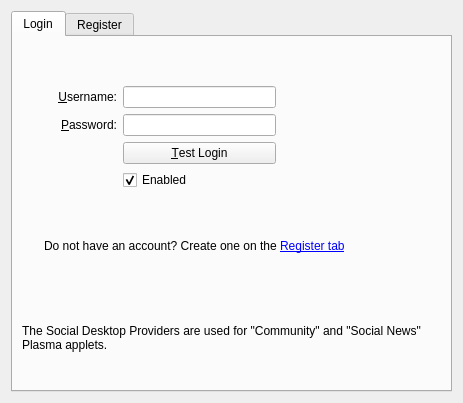
<?xml version="1.0" encoding="UTF-8"?>
<ui version="4.0">
 <class>ProviderConfigWidget</class>
 <widget class="QWidget" name="ProviderConfigWidget">
  <property name="geometry">
   <rect>
    <x>0</x>
    <y>0</y>
    <width>463</width>
    <height>399</height>
   </rect>
  </property>
  <layout class="QVBoxLayout" name="verticalLayout">
   <item>
    <widget class="QTabWidget" name="tabWidget">
     <property name="currentIndex">
      <number>0</number>
     </property>
     <widget class="QWidget" name="loginTab">
      <attribute name="title">
       <string>Login</string>
      </attribute>
      <layout class="QGridLayout" name="gridLayout_2">
       <item row="0" column="0">
        <layout class="QGridLayout" name="gridLayout">
         <property name="leftMargin">
          <number>10</number>
         </property>
         <item row="3" column="1">
          <widget class="QLabel" name="label">
           <property name="text">
            <string>&amp;Username:</string>
           </property>
           <property name="alignment">
            <set>Qt::AlignRight|Qt::AlignTrailing|Qt::AlignVCenter</set>
           </property>
           <property name="buddy">
            <cstring>userEditLP</cstring>
           </property>
          </widget>
         </item>
         <item row="3" column="2">
          <widget class="KLineEdit" name="userEditLP"/>
         </item>
         <item row="4" column="1">
          <widget class="QLabel" name="label_3">
           <property name="text">
            <string>&amp;Password:</string>
           </property>
           <property name="alignment">
            <set>Qt::AlignRight|Qt::AlignTrailing|Qt::AlignVCenter</set>
           </property>
           <property name="buddy">
            <cstring>passwordEditLP</cstring>
           </property>
          </widget>
         </item>
         <item row="4" column="2">
          <widget class="KLineEdit" name="passwordEditLP">
           <property name="echoMode">
            <enum>QLineEdit::Password</enum>
           </property>
          </widget>
         </item>
         <item row="5" column="2">
          <widget class="QPushButton" name="testLoginButton">
           <property name="text">
            <string>&amp;Test Login</string>
           </property>
          </widget>
         </item>
         <item row="3" column="3" rowspan="3">
          <spacer name="horizontalSpacer">
           <property name="orientation">
            <enum>Qt::Horizontal</enum>
           </property>
           <property name="sizeHint" stdset="0">
            <size>
             <width>40</width>
             <height>20</height>
            </size>
           </property>
          </spacer>
         </item>
         <item row="3" column="0" rowspan="3">
          <spacer name="horizontalSpacer_2">
           <property name="orientation">
            <enum>Qt::Horizontal</enum>
           </property>
           <property name="sizeType">
            <enum>QSizePolicy::Fixed</enum>
           </property>
           <property name="sizeHint" stdset="0">
            <size>
             <width>20</width>
             <height>20</height>
            </size>
           </property>
          </spacer>
         </item>
         <item row="0" column="0" colspan="4">
          <spacer name="verticalSpacer_2">
           <property name="orientation">
            <enum>Qt::Vertical</enum>
           </property>
           <property name="sizeType">
            <enum>QSizePolicy::Fixed</enum>
           </property>
           <property name="sizeHint" stdset="0">
            <size>
             <width>10</width>
             <height>10</height>
            </size>
           </property>
          </spacer>
         </item>
         <item row="1" column="0" colspan="4">
          <widget class="QLabel" name="titleWidgetLogin">
           <property name="font">
            <font>
             <weight>75</weight>
             <bold>true</bold>
            </font>
           </property>
           <property name="text">
            <string/>
           </property>
          </widget>
         </item>
         <item row="2" column="0" colspan="4">
          <spacer name="verticalSpacer_3">
           <property name="orientation">
            <enum>Qt::Vertical</enum>
           </property>
           <property name="sizeType">
            <enum>QSizePolicy::Fixed</enum>
           </property>
           <property name="sizeHint" stdset="0">
            <size>
             <width>20</width>
             <height>10</height>
            </size>
           </property>
          </spacer>
         </item>
         <item row="6" column="2">
          <widget class="QCheckBox" name="enableProviderCheckBox">
           <property name="toolTip">
            <string>If a provider is not enabled, it will be ignored by the applications using the social desktop</string>
           </property>
           <property name="text">
            <string>Enabled</string>
           </property>
           <property name="checked">
            <bool>true</bool>
           </property>
          </widget>
         </item>
        </layout>
       </item>
       <item row="2" column="0" colspan="2">
        <spacer name="verticalSpacer">
         <property name="orientation">
          <enum>Qt::Vertical</enum>
         </property>
        </spacer>
       </item>
       <item row="4" column="0" colspan="2">
        <layout class="QHBoxLayout" name="horizontalLayout">
         <item>
          <widget class="QLabel" name="iconLabelLP">
           <property name="sizePolicy">
            <sizepolicy hsizetype="Maximum" vsizetype="Preferred">
             <horstretch>0</horstretch>
             <verstretch>0</verstretch>
            </sizepolicy>
           </property>
           <property name="minimumSize">
            <size>
             <width>16</width>
             <height>16</height>
            </size>
           </property>
           <property name="alignment">
            <set>Qt::AlignHCenter|Qt::AlignTop</set>
           </property>
          </widget>
         </item>
         <item>
          <widget class="QLabel" name="infoLabelLP">
           <property name="text">
            <string>Do not have an account? Create one on the &lt;a href=&quot;register&quot;&gt;Register tab&lt;/a&gt;</string>
           </property>
           <property name="wordWrap">
            <bool>true</bool>
           </property>
          </widget>
         </item>
        </layout>
       </item>
       <item row="5" column="0">
        <widget class="QLabel" name="infoLabelLP_2">
         <property name="text">
          <string>The Social Desktop Providers are used for &quot;Community&quot; and &quot;Social News&quot; Plasma applets.</string>
         </property>
         <property name="wordWrap">
          <bool>true</bool>
         </property>
        </widget>
       </item>
      </layout>
     </widget>
     <widget class="QWidget" name="registerTab">
      <attribute name="title">
       <string>Register</string>
      </attribute>
      <layout class="QVBoxLayout" name="verticalLayout_2">
       <item>
        <layout class="QGridLayout" name="gridLayout_3">
         <property name="leftMargin">
          <number>10</number>
         </property>
         <item row="3" column="1" colspan="2">
          <widget class="QLabel" name="label_5">
           <property name="text">
            <string>Fill in the details below and click &lt;b&gt;Register...&lt;/b&gt; button</string>
           </property>
           <property name="wordWrap">
            <bool>true</bool>
           </property>
          </widget>
         </item>
         <item row="4" column="1">
          <spacer name="verticalSpacer_4">
           <property name="orientation">
            <enum>Qt::Vertical</enum>
           </property>
           <property name="sizeType">
            <enum>QSizePolicy::Fixed</enum>
           </property>
           <property name="sizeHint" stdset="0">
            <size>
             <width>20</width>
             <height>20</height>
            </size>
           </property>
          </spacer>
         </item>
         <item row="6" column="0" colspan="2">
          <spacer name="verticalSpacer_6">
           <property name="orientation">
            <enum>Qt::Vertical</enum>
           </property>
           <property name="sizeType">
            <enum>QSizePolicy::Fixed</enum>
           </property>
           <property name="sizeHint" stdset="0">
            <size>
             <width>20</width>
             <height>20</height>
            </size>
           </property>
          </spacer>
         </item>
         <item row="7" column="1">
          <spacer name="verticalSpacer_7">
           <property name="orientation">
            <enum>Qt::Vertical</enum>
           </property>
           <property name="sizeHint" stdset="0">
            <size>
             <width>20</width>
             <height>29</height>
            </size>
           </property>
          </spacer>
         </item>
         <item row="5" column="1">
          <layout class="QGridLayout" name="gridLayout_4">
           <item row="0" column="0">
            <widget class="QLabel" name="label_2">
             <property name="text">
              <string>&amp;User name:</string>
             </property>
             <property name="alignment">
              <set>Qt::AlignRight|Qt::AlignTrailing|Qt::AlignVCenter</set>
             </property>
             <property name="buddy">
              <cstring>userEditRP</cstring>
             </property>
            </widget>
           </item>
           <item row="0" column="1">
            <widget class="KLineEdit" name="userEditRP"/>
           </item>
           <item row="1" column="0">
            <widget class="QLabel" name="label_4">
             <property name="text">
              <string>&amp;Email:</string>
             </property>
             <property name="alignment">
              <set>Qt::AlignRight|Qt::AlignTrailing|Qt::AlignVCenter</set>
             </property>
             <property name="buddy">
              <cstring>mailEdit</cstring>
             </property>
            </widget>
           </item>
           <item row="1" column="1">
            <widget class="KLineEdit" name="mailEdit"/>
           </item>
           <item row="4" column="0">
            <widget class="QLabel" name="label_6">
             <property name="text">
              <string>&amp;Password:</string>
             </property>
             <property name="alignment">
              <set>Qt::AlignRight|Qt::AlignTrailing|Qt::AlignVCenter</set>
             </property>
             <property name="buddy">
              <cstring>passwordEditRP</cstring>
             </property>
            </widget>
           </item>
           <item row="4" column="1">
            <widget class="KLineEdit" name="passwordEditRP">
             <property name="passwordMode">
              <bool>true</bool>
             </property>
            </widget>
           </item>
           <item row="5" column="0">
            <widget class="QLabel" name="label_7">
             <property name="text">
              <string>Repeat password:</string>
             </property>
             <property name="alignment">
              <set>Qt::AlignRight|Qt::AlignTrailing|Qt::AlignVCenter</set>
             </property>
             <property name="buddy">
              <cstring>passwordRepeatEdit</cstring>
             </property>
            </widget>
           </item>
           <item row="5" column="1">
            <widget class="KLineEdit" name="passwordRepeatEdit">
             <property name="passwordMode">
              <bool>true</bool>
             </property>
            </widget>
           </item>
           <item row="2" column="0">
            <widget class="QLabel" name="label_8">
             <property name="text">
              <string>&amp;First name:</string>
             </property>
             <property name="alignment">
              <set>Qt::AlignRight|Qt::AlignTrailing|Qt::AlignVCenter</set>
             </property>
             <property name="buddy">
              <cstring>firstNameEdit</cstring>
             </property>
            </widget>
           </item>
           <item row="2" column="1">
            <widget class="QLineEdit" name="firstNameEdit"/>
           </item>
           <item row="3" column="0">
            <widget class="QLabel" name="label_9">
             <property name="text">
              <string>&amp;Last name:</string>
             </property>
             <property name="alignment">
              <set>Qt::AlignRight|Qt::AlignTrailing|Qt::AlignVCenter</set>
             </property>
             <property name="buddy">
              <cstring>lastNameEdit</cstring>
             </property>
            </widget>
           </item>
           <item row="3" column="1">
            <widget class="QLineEdit" name="lastNameEdit"/>
           </item>
           <item row="7" column="1" colspan="2">
            <layout class="QHBoxLayout" name="horizontalLayout_3">
             <item>
              <widget class="QLabel" name="iconLabelRP">
               <property name="sizePolicy">
                <sizepolicy hsizetype="Maximum" vsizetype="Preferred">
                 <horstretch>0</horstretch>
                 <verstretch>0</verstretch>
                </sizepolicy>
               </property>
               <property name="minimumSize">
                <size>
                 <width>16</width>
                 <height>16</height>
                </size>
               </property>
               <property name="alignment">
                <set>Qt::AlignHCenter|Qt::AlignTop</set>
               </property>
              </widget>
             </item>
             <item>
              <widget class="QLabel" name="infoLabelRP">
               <property name="text">
                <string/>
               </property>
               <property name="textFormat">
                <enum>Qt::RichText</enum>
               </property>
               <property name="wordWrap">
                <bool>true</bool>
               </property>
              </widget>
             </item>
            </layout>
           </item>
           <item row="8" column="1" colspan="2">
            <layout class="QHBoxLayout" name="horizontalLayout_2">
             <item>
              <widget class="QPushButton" name="registerButton">
               <property name="text">
                <string>&amp;Register...</string>
               </property>
              </widget>
             </item>
             <item>
              <spacer name="horizontalSpacer_3">
               <property name="orientation">
                <enum>Qt::Horizontal</enum>
               </property>
               <property name="sizeHint" stdset="0">
                <size>
                 <width>40</width>
                 <height>20</height>
                </size>
               </property>
              </spacer>
             </item>
            </layout>
           </item>
           <item row="6" column="0" colspan="2">
            <spacer name="verticalSpacer_5">
             <property name="orientation">
              <enum>Qt::Vertical</enum>
             </property>
             <property name="sizeType">
              <enum>QSizePolicy::Fixed</enum>
             </property>
             <property name="sizeHint" stdset="0">
              <size>
               <width>20</width>
               <height>15</height>
              </size>
             </property>
            </spacer>
           </item>
           <item row="0" column="2" rowspan="6">
            <spacer name="horizontalSpacer_4">
             <property name="orientation">
              <enum>Qt::Horizontal</enum>
             </property>
             <property name="sizeHint" stdset="0">
              <size>
               <width>40</width>
               <height>20</height>
              </size>
             </property>
            </spacer>
           </item>
          </layout>
         </item>
         <item row="1" column="0" colspan="2">
          <widget class="QLabel" name="titleWidgetRegister">
           <property name="font">
            <font>
             <weight>75</weight>
             <bold>true</bold>
            </font>
           </property>
           <property name="text">
            <string/>
           </property>
          </widget>
         </item>
         <item row="2" column="0" colspan="2">
          <spacer name="verticalSpacer_8">
           <property name="orientation">
            <enum>Qt::Vertical</enum>
           </property>
           <property name="sizeType">
            <enum>QSizePolicy::Fixed</enum>
           </property>
           <property name="sizeHint" stdset="0">
            <size>
             <width>20</width>
             <height>10</height>
            </size>
           </property>
          </spacer>
         </item>
         <item row="0" column="0" colspan="2">
          <spacer name="verticalSpacer_9">
           <property name="orientation">
            <enum>Qt::Vertical</enum>
           </property>
           <property name="sizeType">
            <enum>QSizePolicy::Fixed</enum>
           </property>
           <property name="sizeHint" stdset="0">
            <size>
             <width>20</width>
             <height>10</height>
            </size>
           </property>
          </spacer>
         </item>
         <item row="3" column="0" rowspan="3">
          <spacer name="horizontalSpacer_5">
           <property name="orientation">
            <enum>Qt::Horizontal</enum>
           </property>
           <property name="sizeType">
            <enum>QSizePolicy::Fixed</enum>
           </property>
           <property name="sizeHint" stdset="0">
            <size>
             <width>20</width>
             <height>20</height>
            </size>
           </property>
          </spacer>
         </item>
        </layout>
       </item>
      </layout>
     </widget>
    </widget>
   </item>
  </layout>
 </widget>
 <customwidgets>
  <customwidget>
   <class>KLineEdit</class>
   <extends>QLineEdit</extends>
   <header>klineedit.h</header>
  </customwidget>
 </customwidgets>
 <tabstops>
  <tabstop>tabWidget</tabstop>
  <tabstop>userEditLP</tabstop>
  <tabstop>passwordEditLP</tabstop>
  <tabstop>testLoginButton</tabstop>
  <tabstop>userEditRP</tabstop>
  <tabstop>mailEdit</tabstop>
  <tabstop>firstNameEdit</tabstop>
  <tabstop>lastNameEdit</tabstop>
  <tabstop>passwordEditRP</tabstop>
  <tabstop>passwordRepeatEdit</tabstop>
  <tabstop>registerButton</tabstop>
 </tabstops>
 <resources/>
 <connections/>
</ui>
